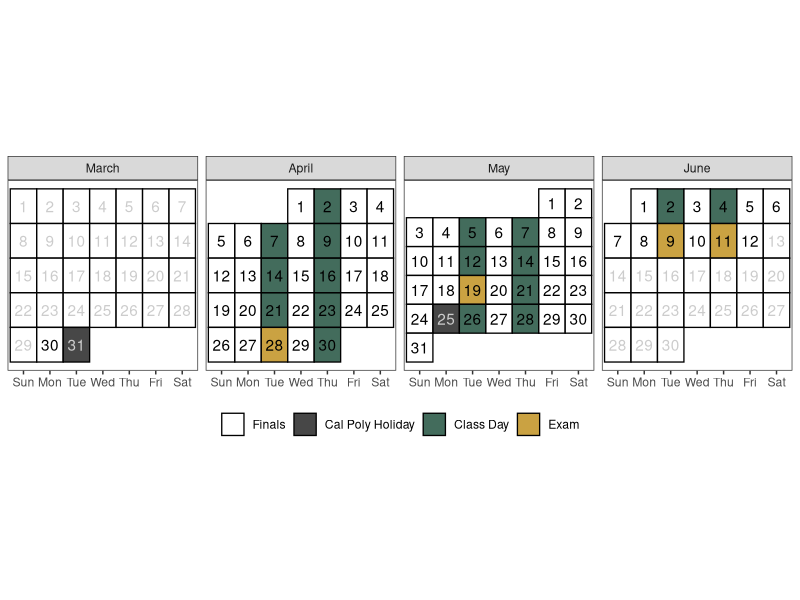

R code for this plot:
## ---- chunk 1
#| include: false

library(tidyverse)

# Create a calendar for your syllabus ----
# Source: http://svmiller.com/blog/2020/08/a-ggplot-calendar-for-your-semester/

# 1) what is the first Day of the semester?
# Any number of ways to identify dates in R, but we'll use {lubridate} and the ymd() function here.
# Format: YYYYMMDD
semester_dates <- seq(ymd(20260330), ymd(20260612), by = 1)
# Weekday(s) of class
class_wdays <- c("Tue", "Thu")

not_here_dates <- c(
  ymd("20260331"),
  ymd("20260525")
  )

exam_dates <- c(ymd(20260428), 
                ymd(20260519),
                ymd(20260609),
                ymd(20260611)
                )

finals_week <- seq(ymd(20260608), ymd(20260612), by = 1)

# Custom function for treating the first day of the month as the first week 
# of the month up until the first Sunday 
# (unless Sunday was the start of the month)
wom <- function(date) {
    first <- wday(as.Date(paste(year(date), month(date), 1, sep = "-")))
    return((mday(date) + (first - 2)) %/% 7 + 1)
  }
# Create a data frame of dates, assign to Cal
Cal <- tibble(date = seq(ymd(20260301), ymd(20260630), by=1))  |>
  mutate(mon = lubridate::month(date, label = T, abbr = F),
         wkdy = weekdays(date, abbreviate = T),
         wkdy = fct_relevel(wkdy, "Sun", "Mon", "Tue", "Wed", "Thu","Fri","Sat"), # make sure Sunday comes first
         semester = date %in% semester_dates, 
         # project = date %in% project_dates,
         exams = date %in% exam_dates, # is it an exam?
         not_here = date %in% not_here_dates, # is it a day off?
         exam_wk = date %in% finals_week,
         follows_mon = date %in% ymd(20260120),
         day = lubridate::mday(date), 
         week = wom(date)
         ) |>
  mutate(category = case_when(
    # project ~ "Project",
    exams ~ "Exam",
    not_here ~ "Cal Poly Holiday",
    semester & wkdy %in% class_wdays & !not_here & !exam_wk & !follows_mon ~ "Class Day",
    semester ~ "Finals",
    TRUE ~ "NA"
  )
  )

class_cal <- Cal |> 
  ggplot(aes(wkdy, week)) +
  theme_bw() +
  theme(aspect.ratio = 1, 
        panel.grid.major.x = element_blank(),
        legend.position = "bottom",
        legend.title = element_blank(),
        axis.title.y = element_blank(), 
        axis.title.x = element_blank(),
        axis.ticks.y = element_blank(), 
        axis.text.y = element_blank()) +
  geom_tile(alpha=0.8, aes(fill=category), color="black", size=.45) +
  facet_wrap(~mon, scales = "free", ncol=4) +
  geom_text(aes(label = day, color = semester & (!not_here))) +
  # put your y-axis down, flip it, and reverse it
  scale_y_reverse(breaks=NULL) +
  # manually fill scale colors to something you like...
  scale_color_manual(values = c("FALSE" = "grey80", "TRUE" = "black"), guide = "none") + 
  scale_fill_manual(values=c("Class Day"="#154734", 
                             "Finals"="white",
                             "Cal Poly Holiday" = "grey10",
                             "NA" = "white", # I like these whited out...
                             "Exam"="#BD8B13"),
                    #... but also suppress a label for a non-class semester day
                    breaks=c("Finals", "Cal Poly Holiday", "Class Day","Exam"))
# class_cal

exam_days <- filter(Cal, category == "Exam") |>
  dplyr::mutate(topic = c("Midterm Exam 1",
                          "Midterm Exam 2",
                          "Final Exam (2pm section) @ 4:10-7pm",
                          "Final Exam (12pm section) @ 1:10-4pm"
                          ),
         time = c("In Class", 
                  "In Class", 
                  "7:10-10:00pm", 
                  "7:10-10:00pm"
                  )
         ) |>
  rowwise() |>
  mutate(sem_week = week(date),
         Date = paste(format(date, "%b %e"), sep = ",", collapse = ", "))
## ---- chunk 2
# 1) Set your semester start (usually a Monday)
term_start <- as.Date("2026-03-30")

# 2) Define your topics by semester week (index = 1, 2, 3, ...)
topics <- c(
    "Module 1: Intro to Design of Experiments (DOE)",
    "Module 2: Completely Randomized Designs (CRD)",
    "Module 3: Power",
    "Module 4: Factorials",
    "Module 5: Randomized Complete Block Designs (RCBD)",
    "Module 6: Random Effects & Mixed Models",
    "Module 7: Extensions to Block Designs",
    "Module 8: Nonparametric Tests",
    "Final Project Worktime",
    "Final Project Presentations"
)

# Helper to compute semester week
sem_week <- function(x, start = term_start) {
  as.integer(floor(as.numeric(as.Date(x) - start) / 7)) + 1
}


# 3) Class days summarized to semester weeks
class_days <- Cal |>
  filter(category %in% c("Class Day")) |>
  mutate(sem_week = sem_week(date)) |>
  # If you have any pre-term entries, drop or relabel:
  filter(sem_week >= 1) |>
  group_by(sem_week) |>
  summarize(
    Date = paste(format(as.Date(date), "%b %e"), collapse = ", "),
    .groups = "drop"
  ) |>
  mutate(topic = topics)

# 4) Make sure exam_days also has sem_week before binding
exam_days <- exam_days |>
  mutate(sem_week = sem_week(date)) |>
  transmute(
    sem_week,
    Date = format(as.Date(date), "%b %e"),
    topic # keep your existing exam labels in this column
  )

# 5) Combine, order, and select final columns
out <- bind_rows(class_days, exam_days) |>
  arrange(sem_week) |>
  select(Date, Topic = topic)

# out
## ---- chunk 3

# # project_days <- filter(Cal, category == "Project") |>
# #   mutate(topic = c("Project Proposal Due", "Project Presentation Due", "Project Report Due"),
# #          time = c("8pm", "8pm", "8pm")) |>
# #   mutate(Date = format(date, "%b %e"),
# #          sem_week = week(date))
# 
# class_days <- filter(Cal, category %in% c("Class Day")) |>
#   mutate(sem_week = week(date + 1)) |>
#   group_by(sem_week) |>
#   # group_by(sem_week) |>
#   summarize(Date = paste(format(date, "%b %e"), sep = ",", collapse = ", ")) |>
#   mutate(topic = c(
#     "Module 1: Intro to Design of Experiments (DOE)",
#     "Module 2: Completely Randomized Designs (CRD)",
#     "Module 3: Power",
#     "Module 4: Factorials",
#     "Module 5: Factorials, continued",
#     "Module 5: Randomized Complete Block Designs (RCBD)",
#     "Module 6: Random Effects & Mixed Models",
#     "Module 7: Extensions to Block Designs",
#     "Module 8: Nonparametric Tests")
#     ) |>
#   # bind_rows(project_days) |>
#   bind_rows(exam_days) |>
#   arrange(sem_week) |>
#   slice(1:15) |> 
#   select(Date, Topic = topic)
## ---- chunk 4
#| echo: false
#| eval: true
#| warning: false
#| fig-width: 9
#| fig-height: 4
#| fig-pos: 'H'
#| out-width: 100%
#| fig-align: center
#| fig-cap: "Note: Tuesday, January 20th follows a Monday schedule."
class_cal
## ---- chunk 5
#| echo: false
#| fig-loc: "H"

tribble(
  ~Category,  ~Percent,
  "Class Preparation, Participation, & Professionalism", "5%",
  "In-class Activities", "10%",
  "Island Labs", "15%",
  "Final Project", "15%",
  "Midterm Exam 1", "17.5%",
  "Midterm Exam 2", "17.5%",
  "Final Exam", "20%"
) |> 
  knitr::kable()
